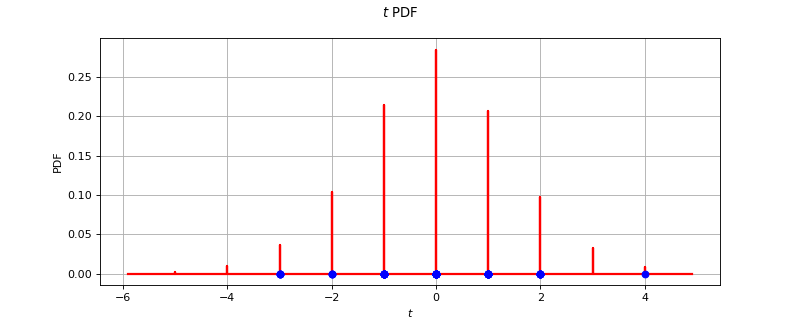

Python code for this plot:
import openturns as ot
from matplotlib import pyplot as plt
from openturns.viewer import View
ot.RandomGenerator.SetSeed(0)
factory = ot.SkellamFactory()
ref = factory.build()
dimension = ref.getDimension()
if dimension <= 2:
    sample = ref.getSample(50)
    distribution = factory.build(sample)
    if dimension == 1:
        distribution.setDescription(['$t$'])
        pdf_graph = distribution.drawPDF(256)
        cloud = ot.Cloud(sample, ot.Sample(sample.getSize(), 1))
        cloud.setColor('blue')
        cloud.setPointStyle('fcircle')
        pdf_graph.add(cloud)
        fig = plt.figure(figsize=(10, 4))
        plt.suptitle(str(distribution))
        pdf_axis = fig.add_subplot(111)
        View(pdf_graph, figure=fig, axes=[pdf_axis], add_legend=False)
    else:
        sample = ref.getSample(500)
        distribution.setDescription(['$t_0$', '$t_1$'])
        pdf_graph = distribution.drawPDF([256]*2)
        cloud = ot.Cloud(sample)
        cloud.setColor('red')
        cloud.setPointStyle('fcircle')
        pdf_graph.add(cloud)
        fig = plt.figure(figsize=(10, 4))
        plt.suptitle(str(distribution))
        pdf_axis = fig.add_subplot(111)
        View(pdf_graph, figure=fig, axes=[pdf_axis], add_legend=False, square_axes=True)
